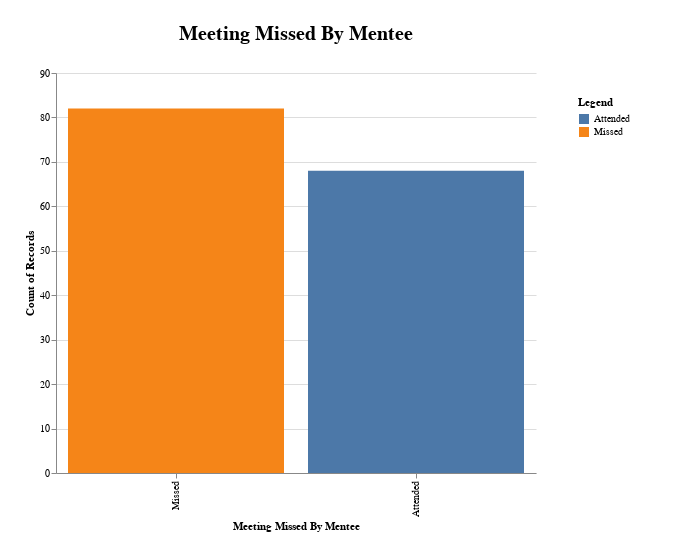

Notebook code cell kept with this figure:
### Code cell
url = "http://127.0.0.1:8000"
graph = requests.get(f"{url}/graph/meetings-missed").json()
altair.Chart.from_dict(graph['graph'])

### Figure 1 — Vega-Lite specification as saved in the notebook (floating-point values rounded to 4 significant figures; data arrays with more than 128 entries replaced by an {"elided": "..."} marker saying what was removed)
{"config": {"view": {"continuousWidth": 400, "continuousHeight": 300, "stroke": "#FFF"}, "legend": {"padding": 24}, "title": {"fontSize": 20, "offset": 24}}, "data": {"name": "data-797b31700ba762d0bca81f80db32d277"}, "mark": "bar", "datasets": {"data-797b31700ba762d0bca81f80db32d277": {"elided": "150 records"}}, "encoding": {"color": {"field": "meeting_missed_by_mentee", "title": "Legend", "type": "nominal"}, "tooltip": [{"aggregate": "count", "field": "meeting_missed_by_mentee", "type": "nominal"}, {"field": "meeting_missed_by_mentee", "type": "nominal"}, {"aggregate": "count", "field": "meeting_missed_by_mentee", "type": "nominal"}], "x": {"field": "meeting_missed_by_mentee", "sort": "-y", "title": "Meeting Missed By Mentee", "type": "nominal"}, "y": {"aggregate": "count", "field": "meeting_missed_by_mentee", "type": "nominal"}}, "height": 400, "padding": 24, "title": "Meeting Missed By Mentee", "width": 480, "$schema": "https://vega.github.io/schema/vega-lite/v4.17.0.json"}
